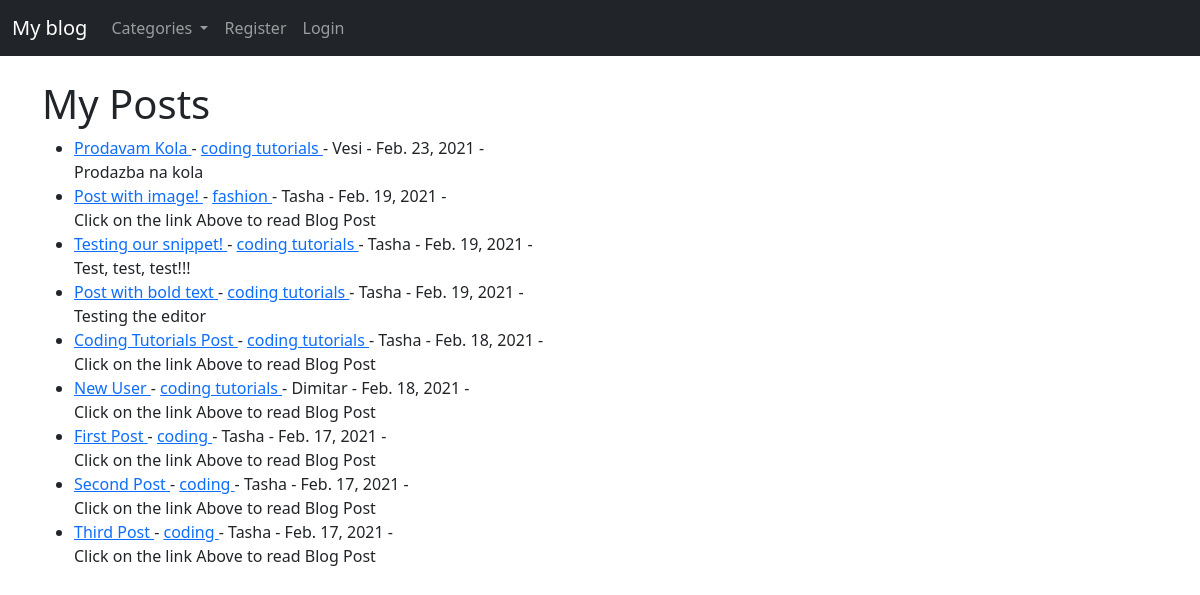
The page / on the database its author committed.
### myblog/models.py (models this page shows, shortened)
class Post(models.Model):
    title = models.CharField(max_length=255)
    title_tag = models.CharField(max_length=255, default='My Blog')
    header_image = models.ImageField(null=True, blank=True, upload_to='images/')
    author = models.ForeignKey(User, on_delete=models.CASCADE)
    body = RichTextField(blank=True, null=True)
    snippet = models.CharField(max_length=255)
    post_date = models.DateField(auto_now_add=True)
    category = models.CharField(max_length=255, default='coding')
    likes = models.ManyToManyField(User, related_name='blog_posts')

### myblog/views.py (the view)
# urls.py: path('', HomeView.as_view(), name='home'),
class HomeView(ListView):
    model = Post
    template_name = 'home.html'
    ordering = ['-post_date']
    def get_context_data(self, *args, **kwargs):
        cat_menu = Category.objects.all()
        context = super(HomeView, self).get_context_data(*args, **kwargs)
        context["cat_menu"] = cat_menu
        return context

### myblog/models.py (called while the page is built)
    def __str__(self):
        return self.name

### myblog/templates/home.html (shortened to what this page needs)
{% extends 'base.html' %}
{% block content %}
<h1>My Posts</h1>
    <ul>
        {% for post in object_list %}
            <li>
                <a href="{% url 'article_details' post.pk %}"> {{ post.title }} </a>
                - <a href="{% url 'categories' post.category|slugify %}">{{ post.category }} </a> - {{ post.author }} - {{ post.post_date }} -
                <br/>
                {{ post.snippet }}
            </li>
        {% endfor %}
    </ul>
{% endblock %}

### rows shown on the page
Post: title "Prodavam Kola", category "coding tutorials", author "Vesi", post_date "Feb. 23, 2021", snippet "Prodazba na kola"
Post: title "Post with image!", category "fashion", author "Tasha", post_date "Feb. 19, 2021", snippet "Click on the link Above to read Blog Post"
Post: title "Testing our snippet!", category "coding tutorials", author "Tasha", post_date "Feb. 19, 2021", snippet "Test, test, test!!!"
Post: title "Post with bold text", category "coding tutorials", author "Tasha", post_date "Feb. 19, 2021", snippet "Testing the editor"
Post: title "Coding Tutorials Post", category "coding tutorials", author "Tasha", post_date "Feb. 18, 2021", snippet "Click on the link Above to read Blog Post"
Post: title "New User", category "coding tutorials", author "Dimitar", post_date "Feb. 18, 2021", snippet "Click on the link Above to read Blog Post"
Post: title "First Post", category "coding", author "Tasha", post_date "Feb. 17, 2021", snippet "Click on the link Above to read Blog Post"
Post: title "Second Post", category "coding", author "Tasha", post_date "Feb. 17, 2021", snippet "Click on the link Above to read Blog Post"
Post: title "Third Post", category "coding", author "Tasha", post_date "Feb. 17, 2021", snippet "Click on the link Above to read Blog Post"
